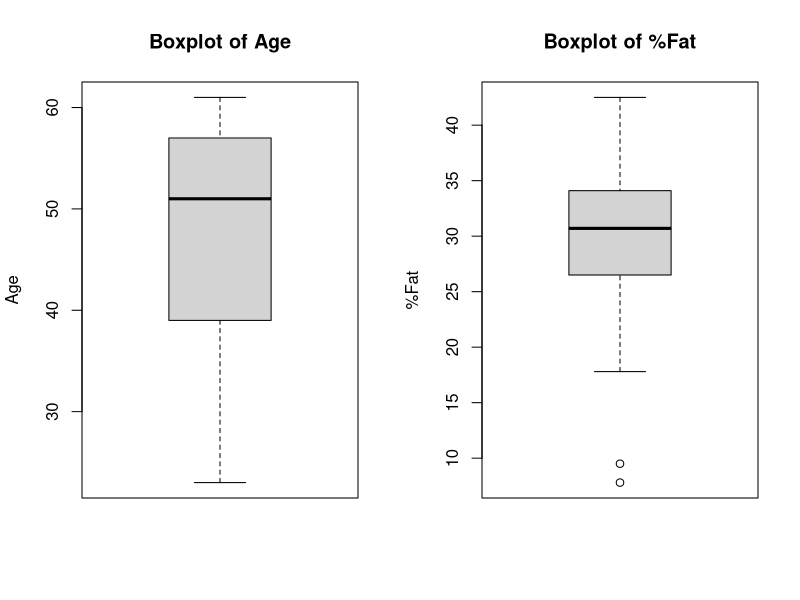
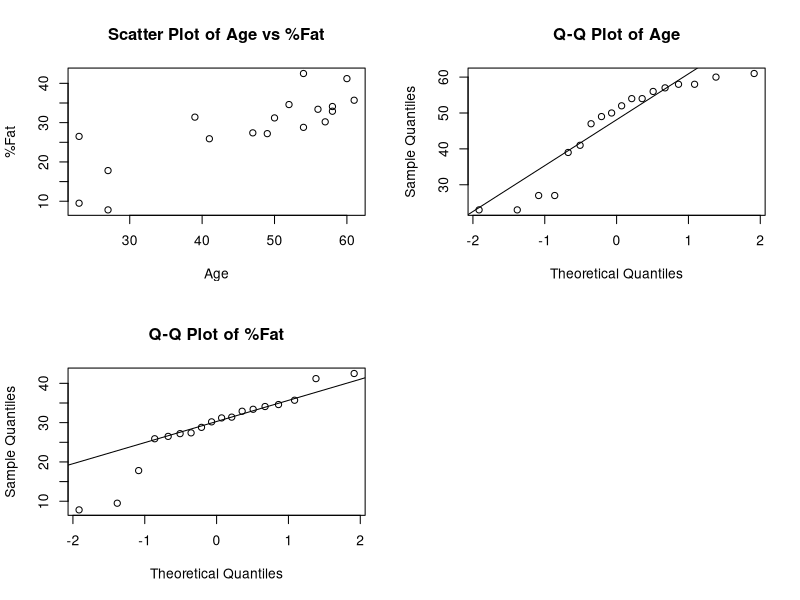

The R source for these figures, in order:
# Sample data
age <- c(23, 23, 27, 27, 39, 41, 47, 49, 50, 52, 54, 54, 56, 57, 58, 58, 60, 61)
percent_fat <- c(9.5, 26.5, 7.8, 17.8, 31.4, 25.9, 27.4, 27.2, 31.2, 34.6, 42.5, 28.8, 33.4, 30.2, 34.1, 32.9, 41.2, 35.7)

# (a) Calculate mean, median, and standard deviation
mean_age <- mean(age)
median_age <- median(age)
sd_age <- sd(age)

mean_fat <- mean(percent_fat)
median_fat <- median(percent_fat)
sd_fat <- sd(percent_fat)

cat("Mean Age:", mean_age, "\n")
cat("Median Age:", median_age, "\n")
cat("Standard Deviation of Age:", sd_age, "\n")

cat("Mean %Fat:", mean_fat, "\n")
cat("Median %Fat:", median_fat, "\n")
cat("Standard Deviation of %Fat:", sd_fat, "\n")

# (b) Draw boxplots for age and %fat
par(mfrow = c(1, 2)) # Set up the plotting area to have 2 plots side by side

boxplot(age, main = "Boxplot of Age", ylab = "Age")
boxplot(percent_fat, main = "Boxplot of %Fat", ylab = "%Fat")

# (c) Draw scatter plot and Q-Q plot
par(mfrow = c(2, 2)) # Set up the plotting area to have 4 plots (2x2 grid)

# Scatter plot
plot(age, percent_fat, main = "Scatter Plot of Age vs %Fat", xlab = "Age", ylab = "%Fat")

# Q-Q plot for age
qqnorm(age, main = "Q-Q Plot of Age")
qqline(age)

# Q-Q plot for %fat
qqnorm(percent_fat, main = "Q-Q Plot of %Fat")
qqline(percent_fat)

# Reset the plotting area
par(mfrow=c(1,1))
